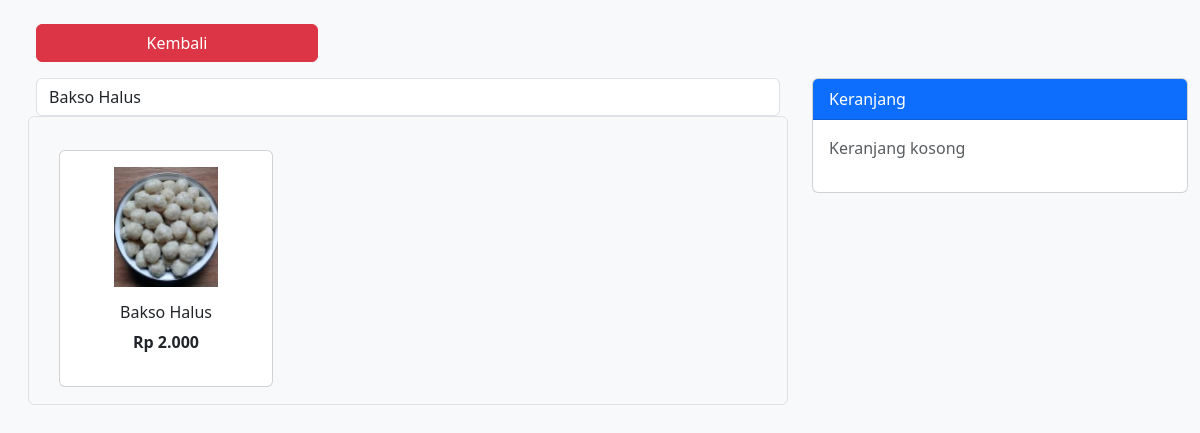
/admin/transaksi.php?cari=Bakso Halus (signed in), run on the app's committed database.
### tables this page shows
CREATE TABLE `menu` (
  `id` int(11) NOT NULL AUTO_INCREMENT,
  `nama_menu` varchar(150) NOT NULL,
  `harga` double NOT NULL,
  `stok` int(11) NOT NULL DEFAULT 0,
  `id_kategori` int(11) DEFAULT NULL,
  `gambar` varchar(255) DEFAULT NULL,
  PRIMARY KEY (`id`),
  KEY `id_kategori` (`id_kategori`),
  CONSTRAINT `menu_ibfk_1` FOREIGN KEY (`id_kategori`) REFERENCES `kategori` (`id`) ON DELETE SET NULL ON UPDATE CASCADE
);

### admin/transaksi.php (the view, shortened to what this page needs)
<?php
require 'conn.php';
function rupiah($angka)
{
    return 'Rp ' . number_format($angka, 0, ',', '.');
}
$keyword = $_GET['cari'] ?? '';
$keyword_safe = mysqli_real_escape_string($conn, $keyword);
$menu = mysqli_query(
    $conn,
    $keyword
        ? "SELECT * FROM menu WHERE nama_menu LIKE '%$keyword_safe%' ORDER BY nama_menu ASC"
        : "SELECT * FROM menu ORDER BY nama_menu ASC"
);
?>
<!DOCTYPE html>
<html lang="id">
<head>
    <link href="https://cdn.jsdelivr.net/npm/bootstrap@5.3.3/dist/css/bootstrap.min.css" rel="stylesheet">
</head>
<body class="p-4">
    <div class="container-fluid">
        <a href="dashboard.php" class="btn btn-danger mb-3 w-25">Kembali</a>
        <div class="row">
            <div class="col-lg-8">
                <form method="get" class="mb-3">
                    <input type="text" name="cari"
                        value="<?= htmlspecialchars($keyword) ?>"
                        class="form-control"
                        placeholder="Cari menu...">
                </form>
                <div class="row row-cols-2 row-cols-md-3 g-3 p-3 border rounded">
                    <?php while ($m = mysqli_fetch_assoc($menu)): ?>
                        <div class="col">
                            <form method="post">
                                <button name="tambah" class="border-0 bg-transparent w-100">
                                    <div class="card p-3 h-100">
                                        <img src="../assets/<?= $m['gambar'] ?? 'default.jpg' ?>">
                                        <div class="card-body text-center">
                                            <h6><?= htmlspecialchars($m['nama_menu']) ?></h6>
                                            <b><?= rupiah($m['harga']) ?></b>
                                        </div>
                                    </div>
                                </button>
                            </form>
                        </div>
                    <?php endwhile; ?>
                </div>
            </div>
            <div class="col-lg-4 position-fixed" style="right:0">
                <div class="card">
                    <div class="card-header bg-primary text-white">Keranjang</div>
                    <div class="card-body">
                        <?php if ($_SESSION['cart']): ?>
                            <table class="table table-sm">
                                <?php $total = 0;
                                foreach ($_SESSION['cart'] as $id => $c):
                                    $total += $c['subtotal']; ?>
                                    <tr>
                                        <td><?= $c['nama'] ?></td>
                                        <td>
                                            <form method="post" class="d-flex">
                                                <input type="hidden" name="update_id" value="<?= $id ?>">
                                                <input type="number"
                                                    name="jumlah_baru"
                                                    value="<?= $c['jumlah'] ?>"
                                                    min="1"
                                                    class="form-control form-control-sm me-1"
                                                    style="width:60px"
                                                    onchange="this.form.submit()">
                                            </form>
                                        </td>
                                        <td><?= rupiah($c['subtotal']) ?></td>
                                        <td>
                                            <a href="?hapus=<?= $id ?>"
                                                class="btn btn-sm btn-danger"
                                                onclick="return confirm('Hapus item ini dari keranjang?')">
                                                🗑️
                                            </a>
                                        </td>
                                    </tr>
                                <?php endforeach; ?>
                            </table>
                            <b>Total: <?= rupiah($total) ?></b>
                            <form method="post" class="mt-2">
                                <input type="number"
                                    name="pembayaran"
                                    min="<?= $total ?>"
                                    class="form-control mb-2"
                                    required>
                                <button name="bayar"
                                    class="btn btn-success w-100">Bayar</button>
                            </form>
                        <?php else: ?>
                            <p class="text-muted">Keranjang kosong</p>
                        <?php endif; ?>
                    </div>
                </div>
            </div>
        </div>
    </div>
</body>
</html>
</body>
</html>

### admin/transaksi.php (style rules this page uses)
body { background: #f8f9fa; }
.card img { height: 120px; object-fit: contain; }

### data on the page
menu: gambar (picture), nama_menu "Bakso Halus", harga "Rp 2.000"
